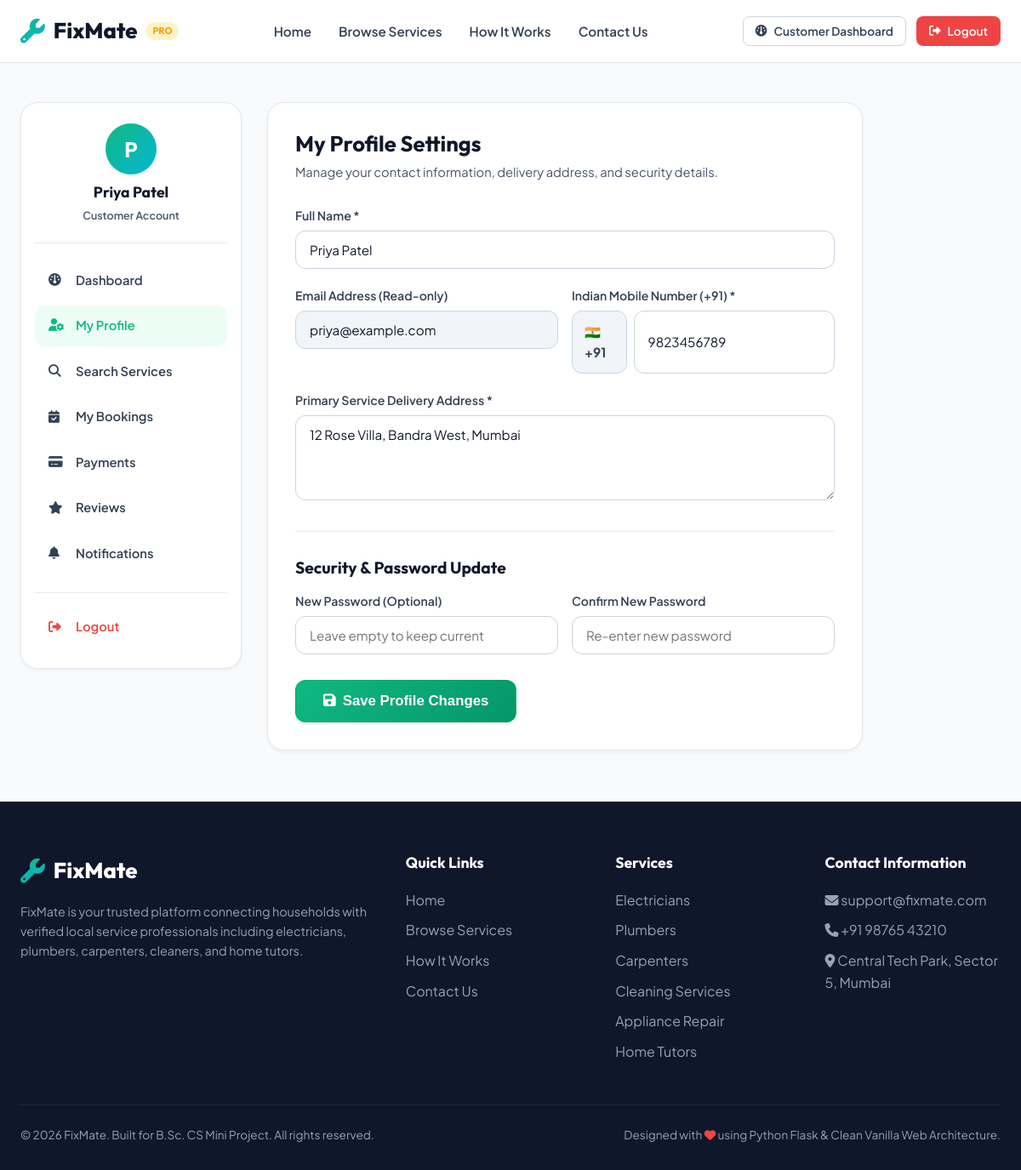
The app's page /customer/profile (signed in) with its own data.
### database.py (models this page shows, shortened)
class User(UserMixin, db.Model):
    __tablename__ = 'users'
    id = db.Column(db.Integer, primary_key=True)
    full_name = db.Column(db.String(100), nullable=False)
    email = db.Column(db.String(120), unique=True, nullable=False, index=True)
    password_hash = db.Column(db.String(255), nullable=False)
    mobile = db.Column(db.String(20), nullable=False)
    address = db.Column(db.Text, nullable=False)
    role = db.Column(db.String(20), nullable=False)  # 'customer', 'provider', 'admin'
    status = db.Column(db.String(20), default='Approved')  # 'Approved', 'Pending', 'Rejected'
    created_at = db.Column(db.DateTime, default=datetime.now)
    customer_profile = db.relationship('CustomerProfile', backref='user', uselist=False, cascade="all, delete-orphan")
    provider_profile = db.relationship('ProviderProfile', backref='user', uselist=False, cascade="all, delete-orphan")

### routes/customer.py (the view, shortened to what this page needs)
@customer_bp.route('/profile', methods=['GET', 'POST'])
def profile():
    return render_template('customer/profile.html', active_page='profile')

### routes/customer.py (called while the page is built)
@customer_bp.before_request
@login_required
def check_customer_role():
    if current_user.role != 'customer':
        flash('Access restricted to Customer accounts.', 'danger')
        return redirect(url_for('public.home'))
    if current_user.status == 'Suspended':
        logout_user()
        flash('Your account has been suspended by Administration. Access revoked.', 'danger')
        return redirect(url_for('auth.login'))

### templates/customer/profile.html (shortened to what this page needs)
{% extends 'customer/layout.html' %}
{% block customer_content %}
<div style="background: var(--white); border: 1px solid var(--gray-200); border-radius: var(--radius-lg); padding: 32px; box-shadow: var(--shadow-sm); max-width: 700px;">
    <h2 style="font-size: 1.6rem; color: var(--dark); margin-bottom: 6px;">My Profile Settings</h2>
    <p style="color: var(--gray-600); font-size: 0.92rem; margin-bottom: 28px;">Manage your contact information, delivery address, and security details.</p>
    <form action="{{ url_for('customer.profile') }}" method="POST">
        <div class="form-group">
            <label for="full_name" class="form-label">Full Name *</label>
            <input type="text" id="full_name" name="full_name" class="form-control" value="{{ current_user.full_name }}" pattern="^[A-Za-z\s]{3,50}$" required>
        </div>
        <div class="form-row">
            <div class="form-group">
                <label for="email" class="form-label">Email Address (Read-only)</label>
                <input type="email" id="email" class="form-control" value="{{ current_user.email }}" readonly style="background: var(--gray-100);">
            </div>
            <div class="form-group">
                <label for="mobile" class="form-label">Indian Mobile Number (+91) *</label>
                <div style="display: flex; gap: 8px;">
                    <span style="background: var(--gray-100); border: 1px solid var(--gray-300); border-radius: var(--radius-md); padding: 12px 14px; font-weight: 700; color: var(--gray-700); font-size: 0.95rem; display: flex; align-items: center; gap: 6px;">
                        🇮🇳 +91
                    </span>
                    <input type="tel" id="mobile" name="mobile" class="form-control" value="{{ current_user.mobile }}" pattern="[6-9][0-9]{9}" maxlength="10" minlength="10" oninput="this.value = this.value.replace(/[^0-9]/g, '');" required>
                </div>
            </div>
        </div>
        <div class="form-group">
            <label for="address" class="form-label">Primary Service Delivery Address *</label>
            <textarea id="address" name="address" class="form-control" minlength="10" required>{{ current_user.address }}</textarea>
        </div>
        <hr style="border: 0; border-top: 1px solid var(--gray-200); margin: 30px 0;">
        <h3 style="font-size: 1.2rem; color: var(--dark); margin-bottom: 16px;">Security & Password Update</h3>
        <div class="form-row">
            <div class="form-group">
                <label for="new_password" class="form-label">New Password (Optional)</label>
                <input type="password" id="new_password" name="new_password" class="form-control" placeholder="Leave empty to keep current" minlength="6">
            </div>
            <div class="form-group">
                <label for="confirm_password" class="form-label">Confirm New Password</label>
                <input type="password" id="confirm_password" name="confirm_password" class="form-control" placeholder="Re-enter new password" minlength="6">
            </div>
        </div>
        <button type="submit" class="btn btn-primary btn-lg" style="margin-top: 10px;">
            <i class="fa-solid fa-floppy-disk"></i> Save Profile Changes
        </button>
    </form>
</div>
{% endblock %}

### templates/customer/layout.html (shortened to what this page needs)
{% extends 'base.html' %}
{% block content %}
<div class="container" style="padding-top: 30px; padding-bottom: 60px;">
    <div style="display: grid; grid-template-columns: 260px 1fr; gap: 30px; align-items: start;">
        <aside style="background: var(--white); border: 1px solid var(--gray-200); border-radius: var(--radius-lg); padding: 24px 16px; box-shadow: var(--shadow-sm); position: sticky; top: 90px;">
            <div style="text-align: center; padding-bottom: 20px; border-bottom: 1px solid var(--gray-200); margin-bottom: 20px;">
                <div style="width: 60px; height: 60px; border-radius: 50%; background: linear-gradient(135deg, var(--primary), var(--secondary)); color: white; font-weight: 800; font-size: 1.5rem; display: flex; align-items: center; justify-content: center; margin: 0 auto 10px; box-shadow: var(--shadow-sm);">
                    {{ current_user.full_name[0] }}
                </div>
                <h3 style="font-size: 1.1rem; margin-bottom: 2px;">{{ current_user.full_name }}</h3>
                <span style="font-size: 0.78rem; color: var(--gray-600); font-weight: 600;">Customer Account</span>
            </div>
            <ul style="list-style: none; display: flex; flex-direction: column; gap: 6px;">
                <li>
                    <a href="{{ url_for('customer.dashboard') }}" style="display: flex; align-items: center; gap: 12px; padding: 12px 16px; border-radius: var(--radius-md); font-weight: 600; font-size: 0.92rem; color: {% if active_page == 'dashboard' %}var(--primary){% else %}var(--gray-700){% endif %}; background: {% if active_page == 'dashboard' %}var(--primary-light){% else %}transparent{% endif %}; transition: var(--transition);">
                        <i class="fa-solid fa-gauge" style="width: 20px;"></i> Dashboard
                    </a>
                </li>
                <li>
                    <a href="{{ url_for('customer.profile') }}" style="display: flex; align-items: center; gap: 12px; padding: 12px 16px; border-radius: var(--radius-md); font-weight: 600; font-size: 0.92rem; color: {% if active_page == 'profile' %}var(--primary){% else %}var(--gray-700){% endif %}; background: {% if active_page == 'profile' %}var(--primary-light){% else %}transparent{% endif %}; transition: var(--transition);">
                        <i class="fa-solid fa-user-gear" style="width: 20px;"></i> My Profile
                    </a>
                </li>
                <li>
                    <a href="{{ url_for('customer.search_services') }}" style="display: flex; align-items: center; gap: 12px; padding: 12px 16px; border-radius: var(--radius-md); font-weight: 600; font-size: 0.92rem; color: {% if active_page == 'search_services' %}var(--primary){% else %}var(--gray-700){% endif %}; background: {% if active_page == 'search_services' %}var(--primary-light){% else %}transparent{% endif %}; transition: var(--transition);">
                        <i class="fa-solid fa-magnifying-glass" style="width: 20px;"></i> Search Services
                    </a>
                </li>
                <li>
                    <a href="{{ url_for('customer.my_bookings') }}" style="display: flex; align-items: center; gap: 12px; padding: 12px 16px; border-radius: var(--radius-md); font-weight: 600; font-size: 0.92rem; color: {% if active_page == 'my_bookings' %}var(--primary){% else %}var(--gray-700){% endif %}; background: {% if active_page == 'my_bookings' %}var(--primary-light){% else %}transparent{% endif %}; transition: var(--transition);">
                        <i class="fa-solid fa-calendar-check" style="width: 20px;"></i> My Bookings
                    </a>
                </li>
                <li>
                    <a href="{{ url_for('customer.payments') }}" style="display: flex; align-items: center; gap: 12px; padding: 12px 16px; border-radius: var(--radius-md); font-weight: 600; font-size: 0.92rem; color: {% if active_page == 'payments' %}var(--primary){% else %}var(--gray-700){% endif %}; background: {% if active_page == 'payments' %}var(--primary-light){% else %}transparent{% endif %}; transition: var(--transition);">
                        <i class="fa-solid fa-credit-card" style="width: 20px;"></i> Payments
                    </a>
                </li>
                <li>
                    <a href="{{ url_for('customer.reviews') }}" style="display: flex; align-items: center; gap: 12px; padding: 12px 16px; border-radius: var(--radius-md); font-weight: 600; font-size: 0.92rem; color: {% if active_page == 'reviews' %}var(--primary){% else %}var(--gray-700){% endif %}; background: {% if active_page == 'reviews' %}var(--primary-light){% else %}transparent{% endif %}; transition: var(--transition);">
                        <i class="fa-solid fa-star" style="width: 20px;"></i> Reviews
                    </a>
                </li>
                <li>
                    <a href="{{ url_for('customer.notifications') }}" style="display: flex; align-items: center; gap: 12px; padding: 12px 16px; border-radius: var(--radius-md); font-weight: 600; font-size: 0.92rem; color: {% if active_page == 'notifications' %}var(--primary){% else %}var(--gray-700){% endif %}; background: {% if active_page == 'notifications' %}var(--primary-light){% else %}transparent{% endif %}; transition: var(--transition);">
                        <i class="fa-solid fa-bell" style="width: 20px;"></i> Notifications
                    </a>
                </li>
                <li style="margin-top: 16px; border-top: 1px solid var(--gray-200); padding-top: 16px;">
                    <a href="{{ url_for('auth.logout') }}" style="display: flex; align-items: center; gap: 12px; padding: 12px 16px; border-radius: var(--radius-md); font-weight: 600; font-size: 0.92rem; color: var(--danger); transition: var(--transition);">
                        <i class="fa-solid fa-right-from-bracket" style="width: 20px;"></i> Logout
                    </a>
                </li>
            </ul>
        </aside>
        <main>
            {% block customer_content %}{% endblock %}
        </main>
    </div>
</div>
{% endblock %}

### static/css/style.css (style rules this page uses)
:root { --primary: #10b981; --primary-hover: #059669; --primary-light: #ecfdf5; --secondary: #06b6d4; --secondary-hover: #0891b2; --accent: #f59e0b; --accent-light: #fef3c7; --dark: #0f172a; --dark-surface: #1e293b; --light: #f8fafc; --white: #ffffff; --gray-50: #f8fafc; --gray-100: #f1f5f9; --gray-200: #e2e8f0; --gray-300: #cbd5e1; --gray-400: #94a3b8; --gray-600: #475569; --gray-700: #334155; --gray-800: #1e293b; --danger: #ef4444; --success: #10b981; --warning: #f59e0b; --radius-sm: 8px; --radius-md: 12px; --radius-lg: 20px; --radius-full: 9999px; --shadow-sm: 0 2px 4px rgba(15, 23, 42, 0.05); --shadow-md: 0 10px 25px -5px rgba(15, 23, 42, 0.08), 0 8px 10px -6px rgba(15, 23, 42, 0.04); --shadow-lg: 0 20px 35px -10px rgba(15, 23, 42, 0.12), 0 10px 15px -5px rgba(15, 23, 42, 0.06); --shadow-glow: 0 10px 30px rgba(16, 185, 129, 0.35); --transition: all 0.3s cubic-bezier(0.4, 0, 0.2, 1); }
* { margin: 0; padding: 0; box-sizing: border-box; }
body { font-family: 'Plus Jakarta Sans', sans-serif; color: var(--gray-800); background-color: var(--gray-50); line-height: 1.6; overflow-x: hidden; display: flex; flex-direction: column; min-height: 100vh; }
h1, h2, h3, h4, h5, h6 { font-family: 'Outfit', sans-serif; color: var(--dark); font-weight: 700; line-height: 1.25; }
a { text-decoration: none; color: inherit; transition: var(--transition); }
.container { width: 100%; max-width: 1240px; margin: 0 auto; padding: 0 24px; }
.btn { display: inline-flex; align-items: center; justify-content: center; gap: 8px; padding: 10px 22px; font-size: 0.95rem; font-weight: 600; border-radius: var(--radius-md); border: 1px solid transparent; cursor: pointer; transition: var(--transition); text-align: center; }
.btn-primary { background: linear-gradient(135deg, var(--primary), var(--primary-hover)); color: var(--white); box-shadow: var(--shadow-sm); }
.btn-lg { padding: 14px 32px; font-size: 1.05rem; border-radius: var(--radius-md); }

### static/css/auth.css (style rules this page uses)
.form-group { margin-bottom: 20px; }
.form-label { display: block; font-weight: 600; font-size: 0.88rem; color: var(--gray-700); margin-bottom: 6px; }
.form-control { width: 100%; padding: 12px 16px; font-size: 0.95rem; font-family: inherit; color: var(--dark); background: var(--white); border: 1px solid var(--gray-300); border-radius: var(--radius-md); transition: var(--transition); }
textarea.form-control { resize: vertical; min-height: 100px; }
.form-row { display: grid; grid-template-columns: 1fr 1fr; gap: 16px; }

### records on screen
User: full_name "P", full_name "Priya Patel", email "priya@example.com", mobile "9823456789", address "12 Rose Villa, Bandra West, Mumbai"
